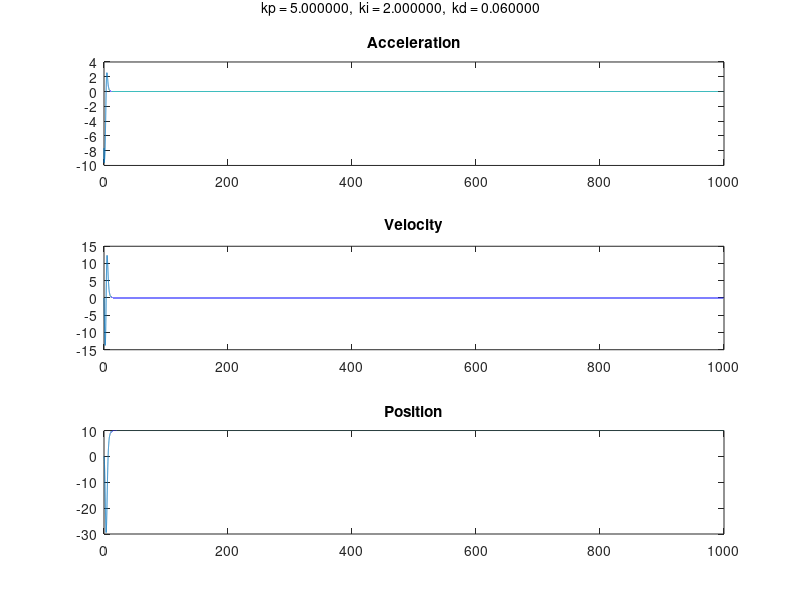

Recreate this plot in MATLAB.
function main()
  % Constants
    g = 9.82;
    m = 1; 
    L = 0.25; % Length of each rotor arm.. 
    k = 3e-4; % propeller constant
    
  % PID-coefficients
    kp = 5.0;
    ki = 2.0;
    kd = 0.06;%4;

  % Initial values
    a = [ 0 ; 0 ; -g ];
    v0 = zeros(3,1);
    v = v0;
    pos = zeros(3,1);
    thetaVec = zeros(3,1);
    
    refHeight = 10;
    errHeight = ones(4,1)*(pos(3)-refHeight); %
    integral = zeros(4,1);
    %inputs = zeros(4,1);
    
  % Time variables
    h = 0.01; % step length / delta time
    tStart = 0;
    tStop = 1000;
    ta = tStart:h:tStop;
    counter = 0;
   
  % Variables to store values for plots  
    posVec = zeros(3,numel(ta));
    velVec = zeros(3,numel(ta));
    accVec = zeros(3,numel(ta));
    
%   %Variables for another aproach
%     aN = a; 
%     vN = v;
%     pN = pos;
%     
%     pNVec = posVec;
%     vNVec = velVec;
%     aNVec = accVec;
%     sumAN = zeros(3,1);
%     
%     eN = pN(3)-refHeight;
%     integralN = 0;
%     %inputsN= zeros(4,1);
%     %thrustTotN = zeros(4,1);
       
    for t = ta;
        counter = counter +1;
       
        errHeightPrev = errHeight;
        errHeight = ones(4,1) * (refHeight - pos(3)); %DETTA M?STE ?NDRAS N?R VI INF?R VINKLAR
        
        [inputs, integral] = pidHeight( kp,ki,kd,errHeight, errHeightPrev, h, integral);
        thrustTot = thrust(k,inputs);
     
        rotMat = rotation( thetaVec );
        
        %TODO uppdatera vinklar
        
        a = acceleration(g, rotMat, thrustTot, m);
        v = velocity(a, t, v0);
        pos = pos + h * v; %Euler
        
        posVec(:,counter) = pos;
        velVec(:,counter) = v;
        accVec(:,counter) = a;
        
% %The other aproach
%         eNprev = eN;
%         eN = refHeight - pN(3);
% 
%         [inputsN, integralN] = pidHeightN( eN, eNprev, h, integralN);
%         thrustTotN = thrust(k,inputsN);
% 
%         aN = -[0;0;g] + (rotMat * [0;0;thrustTotN]) ./ m;
%         sumAN = aN + sumAN;
%         vN = h * sumAN;
%         pN = pN + vN*h;
%         
%         pNVec(:,counter) = pN;
%         vNVec(:,counter) = vN;
%         aNVec(:,counter) = aN;
    end
    subplotFunc(ta, accVec(3,:),velVec(3,:),posVec(3,:), sprintf('\b kp = %f,  ki = %f,  kd = %f',kp,ki,kd));
%     subplotFunc(ta,  aNVec(3,:), vNVec(3,:), pNVec(3,:), sprintf('\b kp = %f,  ki = %f,  kd = %f',kp,ki,kd));
end

function acc = acceleration(g , rotMat, thrustTot, m)
    gravity = [0; 0; -g];
    acc = gravity + (rotMat * [0;0;thrustTot]) ./ m; %3x1-vector 
end

function vel = velocity(a,t, v0)
    vel = a*t + v0; 
end

function thrustTot = thrust(k, inputs)
    thrustTot = k*sum(inputs.^2); %d?r input ?r en 4x1-vector inneh?llandes de fyra rotorernas vinkelhastighet.
end

function [input,integral] = pidHeight(kp,ki,kd,errHeight, errHeightPrev,h,integral)
    integral = integral + errHeight*h;
    derivative = ((errHeight-errHeightPrev)./h);
    input = (kp*errHeight + ki*integral + kd*derivative)./4;
    
    control = input < 0; % We cant have negative input, therefore
    input(control) = 0;  % we set all negative values to zero
end

function [inputN,integralN] = pidHeightN(eN, eNprev,h,integralN)
    kp = 5.0;%3;
    ki = 2.0;%5.5;
    kd = 0.06;%4;
    integralN = integralN + eN*h;
    derivative = ((eN-eNprev)/h);
    inputN = kp*eN + ki*integralN + kd*derivative;
end

function rotMat = rotation( thetaVec )
    roll    = thetaVec(1);
    pitch   = thetaVec(2);
    yaw     = thetaVec(3);

    rotMat = zeros(3);
    rotMat(:, 1) = [
        cos(yaw) * cos(pitch)
        cos(pitch) * sin(yaw)
        - sin(pitch)
    ];
    rotMat(:, 2) = [
        cos(yaw) * sin(pitch) * sin(roll) - cos(roll) * sin(yaw)
        cos(yaw) * cos(roll) + sin(yaw) * sin(pitch) * sin(roll)
        cos(pitch) * sin(roll)
    ];
    rotMat(:, 3) = [
        sin(yaw) * sin(roll) + cos(yaw) * cos(roll) * sin(pitch)
        cos(roll) * sin(yaw) * sin(pitch) - cos(yaw) * sin(roll)
        cos(pitch) * cos(roll)
    ];
end

function subplotFunc(x,y1,y2,y3,str)
    figure
    subplot(3,1,1)
            plot(x, y1)       %plot z acc
            title('Acceleration')
                subplot(3,1,2)
                plot(x,y2)    %plot z vel
                title('Velocity')
                    subplot(3,1,3)
                    plot(x, y3)%plot z pos
                    title('Position')
                    ha = axes('Position',[0 0.9 1 1],'Xlim',[0 1],'Ylim',[0 1],'Box','off','Visible','off','Units','normalized', 'clipping' , 'off');

    text(0.5, 0.1,str,'HorizontalAlignment' ,'center','VerticalAlignment', 'top')
end
